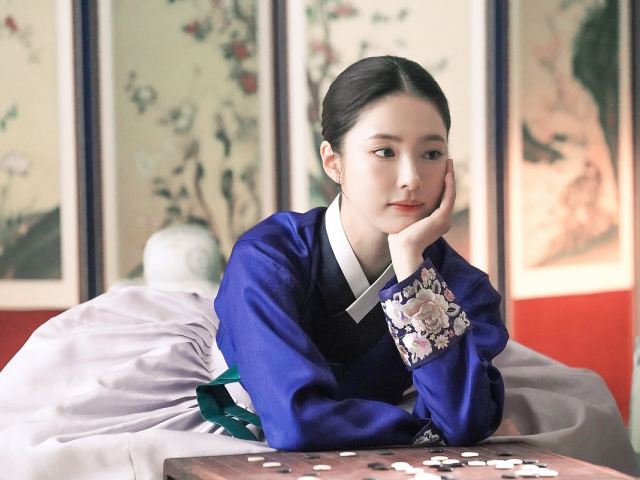
#> input picture input.jpg, 640 x 480 px
$ python test.py
#> lines starting #> are read from the running program, lines starting #| are printed output that depends on the picture; after the words box and inside, x2 and y2 are one past the last pixel; in counts of white or black regions, pixels touching at a corner belong together
import numpy as np
import cv2
import math

# NULL 모드에서 PASS(작동없음)


def nullMouse(event, x, y, flags, param):
    pass

# 타원 모드에서 타원 그리기 마우스 설정


# [123 lines left out: functions ellipseMouse, angle, polygonMouse, not called in this run]


image = cv2.imread("input.jpg", cv2.IMREAD_COLOR)
#> image is the input picture: shape (480, 640, 3); mean B, G, R 146.8, 148.3, 163.4
original_image = image.copy()
pt = (-1, -1)
red = (0, 0, 255)
title = "Draw"
cnt = 1
polyLists = []
cv2.namedWindow(title)
# 초기 NULL 모드 글자 삽입
cv2.putText(image, "NULL", (10, 30),
            cv2.FONT_HERSHEY_SIMPLEX, 1, red, 2)
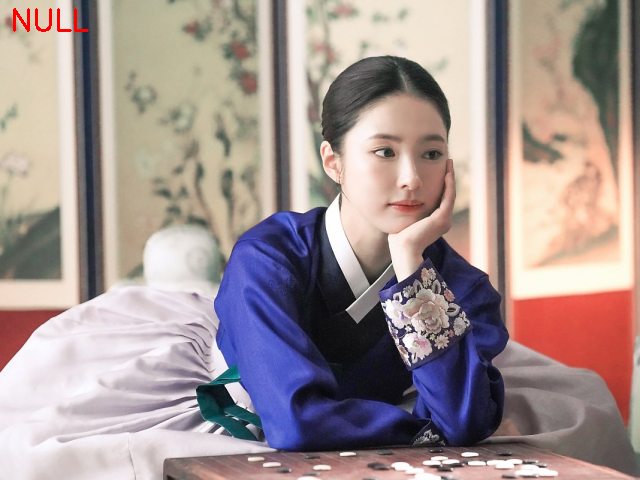
#> image: shape (480, 640, 3); 0.18% of pixels changed, all inside (x1, y1, x2, y2) = (13, 8, 89, 32)
cv2.imshow(title, image)

# 키보드 1과 2의 버튼으로 모드 변경을 위한 플래그 설정
ellipseTF = False
polygonTF = False

click = False

while True:

    key = cv2.waitKey(0) & 0xFF
#> (key Esc is pressed here)
    if cv2.getWindowProperty(title, cv2.WND_PROP_VISIBLE) < 1:
        break

    # 키보드 1 입력 시
    if key == 49:
        # 타원 --> NULL
        if ellipseTF and polygonTF == False:
            ellipseTF = False
        # 다각형 --> 타원
        elif ellipseTF == False and polygonTF:
            ellipseTF = True
            polygonTF = False
        # NULL --> 타원
        elif ellipseTF == False and polygonTF == False:
            ellipseTF = True
    # 키보드 2 입력시
    if key == 50:
        # 다각형 --> NULL
        if polygonTF and ellipseTF == False:
            polygonTF = False
        # 타원 --> 다각형
        elif polygonTF == False and ellipseTF:
            polygonTF = True
            ellipseTF = False
        # NULL - > 다각형
        elif ellipseTF == False and polygonTF == False:
            polygonTF = True

    # NULL 모드 진입
    if ellipseTF == False and polygonTF == False:
        polyLists.clear()
        image = original_image.copy()
        cv2.putText(image, "NULL", (10, 30),
                    cv2.FONT_HERSHEY_SIMPLEX, 1, red, 2)
        cv2.setMouseCallback(title, nullMouse)
        # cv2.imshow(title, image)
    # 타원 모드 진입
    elif ellipseTF:
        polyLists.clear()
        image = original_image.copy()
        cv2.putText(image, "Ellipse", (10, 30),
                    cv2.FONT_HERSHEY_SIMPLEX, 1, red, 2)
        cv2.setMouseCallback(title, ellipseMouse)
    # 다각형 모드 진입
    elif polygonTF:
        image = original_image.copy()
        cv2.putText(image, "Polygon", (10, 30),
                    cv2.FONT_HERSHEY_SIMPLEX, 1, red, 2)
        cv2.setMouseCallback(title, polygonMouse)
    cv2.imshow(title, image)

cv2.destroyAllWindows()
